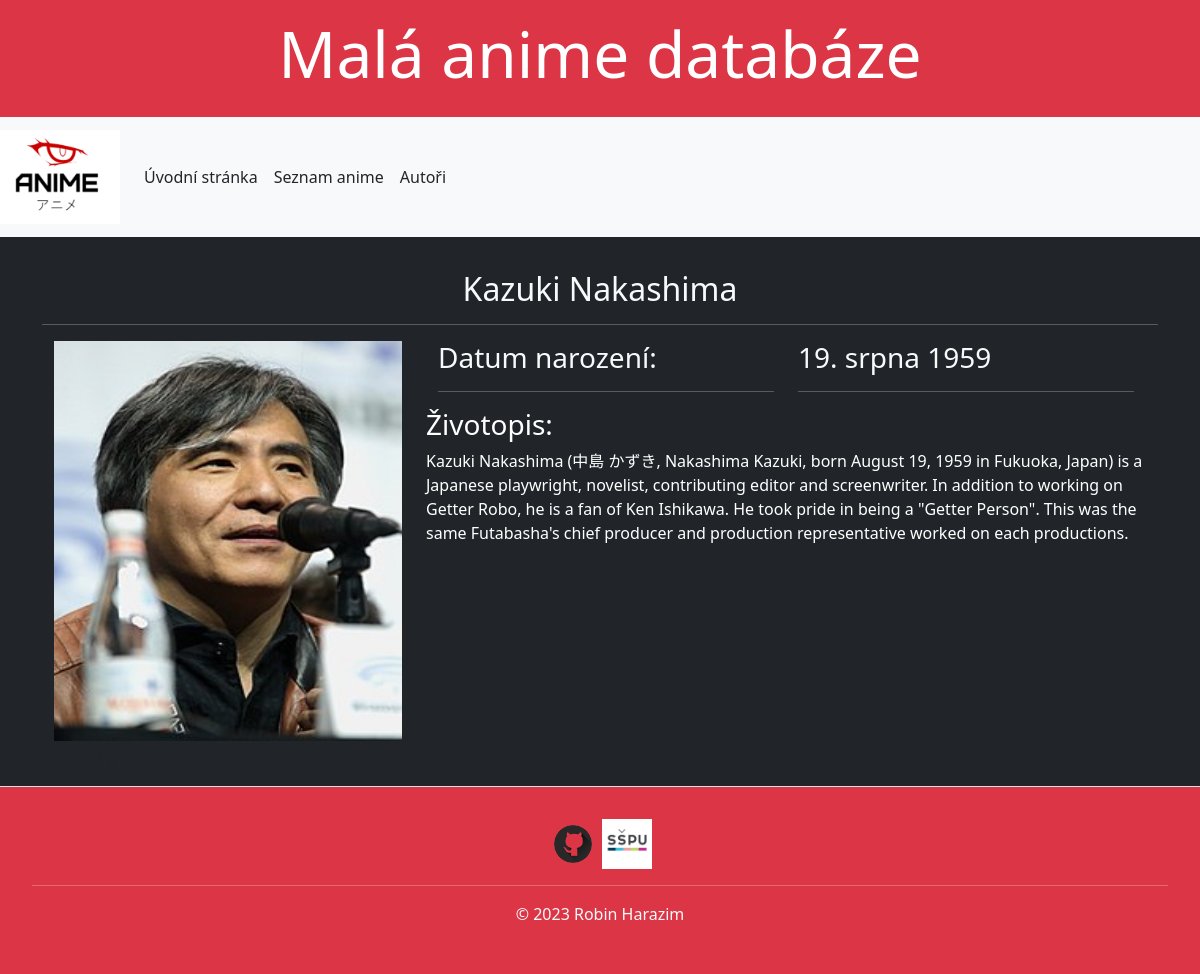
/anime/autori/3, run on an earlier commit of the app's database.
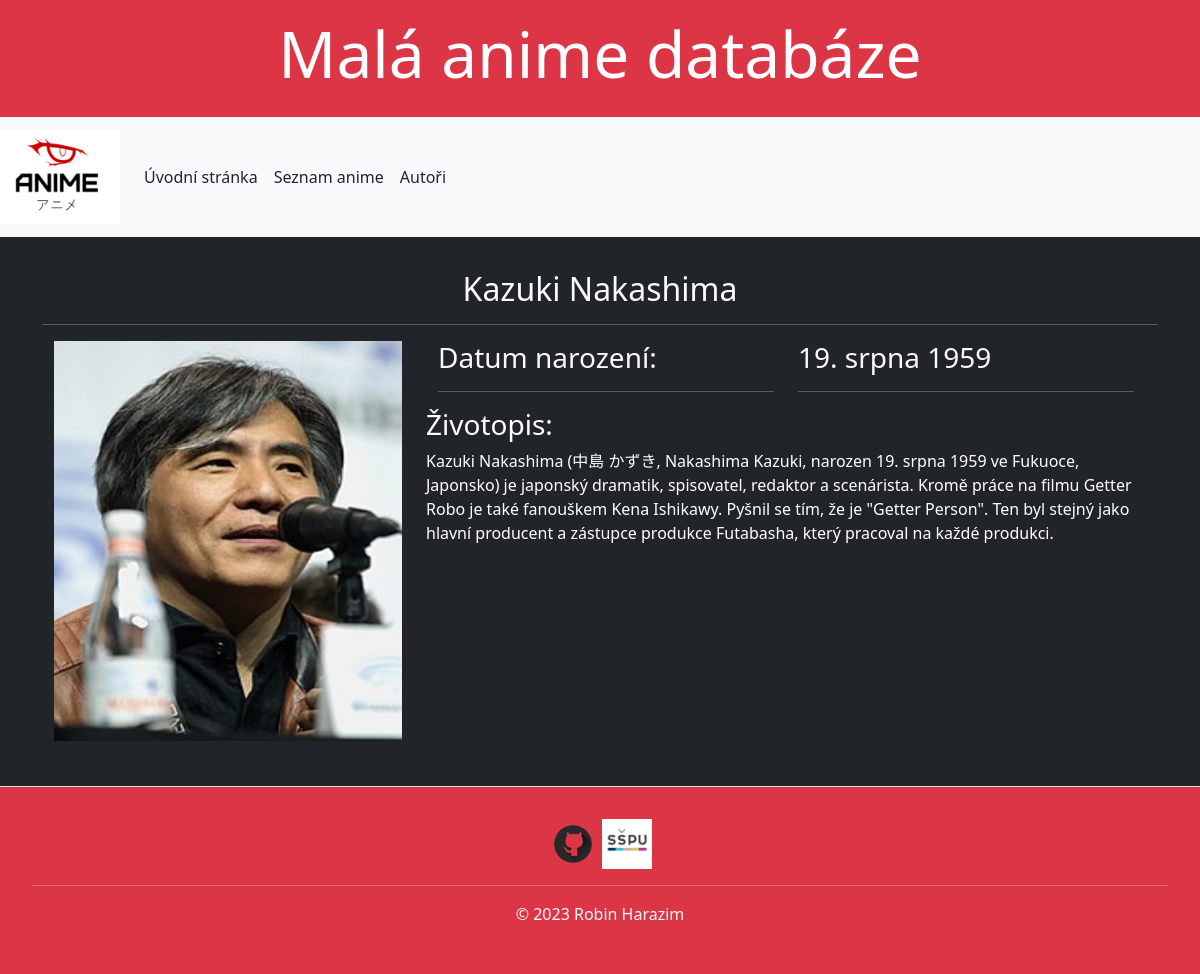
And on a later commit of the database.
### anime/models.py (models this page shows)
class Autor(models.Model):
    jmeno = models.CharField(max_length=20, verbose_name='Jméno autora', help_text='Zadej jméno autora')
    prijmeni = models.CharField(max_length=50, verbose_name='Příjmení autora',
                                    help_text='Zadej příjmení autora', null=True)
    zivotopis = models.TextField(blank=True, null=True)
    datum_narozeni = models.DateField(verbose_name='Datum narození autora', null=True, blank=True)
    foto = models.ImageField(upload_to='autori', null=True, blank=True, verbose_name='Fotka autora', help_text='Nahrejte fotku autora' )
    class Meta:
        verbose_name = 'Autor'
        ordering = ['prijmeni']
        verbose_name_plural = 'Autoři'
    def __str__(self):
        return f'{self.prijmeni}, {self.jmeno}'

### anime/views.py (the view)
# urls.py: path('autori/<int:pk>', views.AutorDetailView.as_view(), name='autor_detail'),
class AutorDetailView(DetailView):
 model = Autor
 template_name = 'autori/detail.html'
 context_object_name = 'autor'

### anime/templates/autori/detail.html (shortened to what this page needs)
{% extends 'base.html' %}
{% block content %}
<hr>
<h2 class="text-light text-center">{{ autor.jmeno }} {{ autor.prijmeni }}</h2>
<hr class="text-white">
<div class="container text-light">
    <div class="row">
        <div class="col-sm-4 text-light">
            <img src="{{ autor.foto.url }} " style="width:350px; height:400px;" alt="{{ autor.prijmeni }}"
                 class="img-fluid">
        </div>
        <div class="col-sm text-light text-left">
            <div class="container">
                <div class="row">
                    <div class="col">
                        <h3>
                            Datum narození:
                        </h3>
                        <hr>
                    </div>
                    <div class="col">
                        <h3> {{ autor.datum_narozeni }} </h3>
                        <hr>
                    </div>
                </div>
            </div>
            <div class="text-white">
                <h3>Životopis:</h3>
                <div>{{ autor.zivotopis }}</div>
            </div>
        </div>
    </div>
</div>
<div class="container">
    <div class="row">
        <div class="col-md-8">
            <h4>Žánry</h4>
        </div>
    </div>
</div>
{% endblock %}

What changed in the data, as far as the page shows it:
changed Autor "Kazuki": zivotopis "…(中島 かずき, Nakashima Kazuki, born August 19, 1959 in Fukuoka, Japan) is a Japanese playwright, novelist, contributing editor and screenwriter. In addition to working on Getter Robo, he is a fan of Ken Ishikawa. He took pride in being a \"Getter Person\". This was the same Futabasha's chief producer and production representative worked on each productions." → "…(中島 かずき, Nakashima Kazuki, narozen 19. srpna 1959 ve Fukuoce, Japonsko) je japonský dramatik, spisovatel, redaktor a scenárista. Kromě práce na filmu Getter Robo je také fanouškem Kena Ishikawy. Pyšnil se tím, že je \"Getter Person\". Ten byl stejný jako hlavní producent a zástupce produkce Futabasha, který pracoval na každé produkci."
